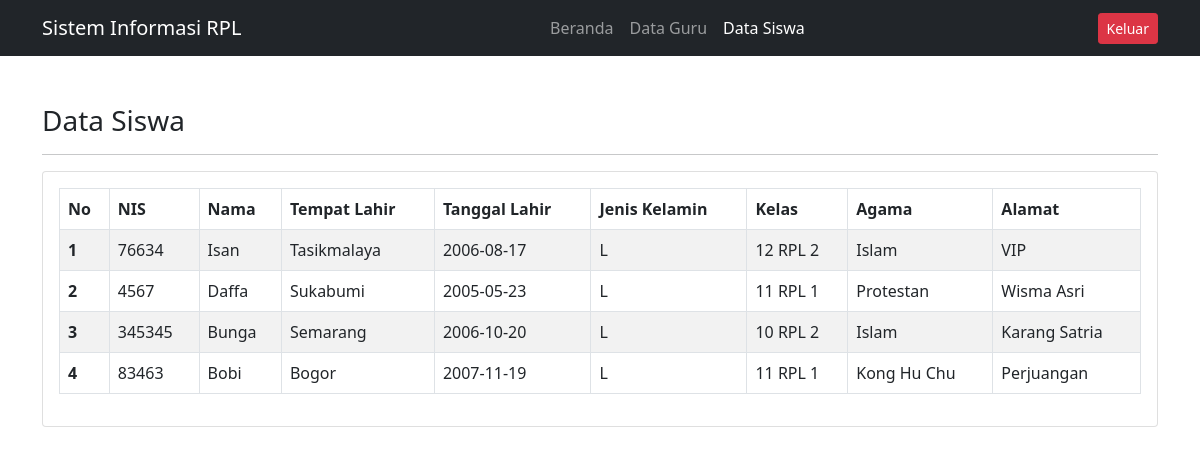
The page /layout/orang_tua/siswa.php (signed in) on the database its author committed.
### tables this page shows
CREATE TABLE `siswa` (
  `id_siswa` int(11) NOT NULL,
  `nis` int(15) NOT NULL,
  `nama` varchar(40) NOT NULL,
  `tempat_lahir` varchar(40) NOT NULL,
  `tgl_lahir` date NOT NULL,
  `jenis_kelamin` set('L','P') NOT NULL,
  `kelas` varchar(12) NOT NULL,
  `agama` varchar(12) NOT NULL,
  `alamat` text NOT NULL
);

### layout/orang_tua/siswa.php (the view, shortened to what this page needs)
<?php
include "../../config.php";
?>
<!DOCTYPE html>
<html lang="en">
<head>
    <link rel="stylesheet" href="../../assets/bootstrap-5.0.2-dist/css/bootstrap.min.css">
    <link rel="stylesheet" href="../../style.css">
</head>
<body>
    <nav class="navbar navbar-dark navbar-expand-lg bg-dark">
        <div class="container">
            <a href="dashboard.php" class="navbar-brand">Sistem Informasi RPL</a>
            <div class="collapse navbar-collapse" id="navItem">
                <ul class="navbar-nav ms-auto me-auto mb-2 mb-lg-0">
                    <li class="nav-item">
                        <a href="dashboard.php" class="nav-link">Beranda</a>
                    </li>
                    <li class="nav-item">
                        <a href="guru.php" class="nav-link">Data Guru</a>
                    </li>
                    <li class="nav-item">
                        <a href="siswa.php" class="nav-link active" aria-current="page">Data Siswa</a>
                    </li>
                </ul>
                <a href="../../logout.php" class="btn btn-sm btn-danger" role="button"
                    onclick="return confirm('Apakah anda yakin ingin keluar dari akun anda?')">Keluar</a>
            </div>
        </div>
    </nav>
    <div class="container">
        <h3 class="mt-5">Data Siswa</h3>
        <hr>
        <div class="card">
            <div class="card-body">
                <table class="table table-striped table-bordered">
                    <thead>
                        <tr>
                            <th>No</th>
                            <th>NIS</th>
                            <th>Nama</th>
                            <th>Tempat Lahir</th>
                            <th>Tanggal Lahir</th>
                            <th>Jenis Kelamin</th>
                            <th>Kelas</th>
                            <th>Agama</th>
                            <th>Alamat</th>
                        </tr>
                    </thead>
                    <tbody>
                        <?php
                        $no = 1;
                        $sql = "SELECT * FROM siswa";
                        $result = mysqli_query($conn, $sql);
                        if ($result->num_rows > 0):
                            while ($row = mysqli_fetch_assoc($result)):
                                ?>
                                <tr>
                                    <th>
                                        <?= $no++ ?>
                                    </th>
                                    <td>
                                        <?= $row['nis'] ?>
                                    </td>
                                    <td>
                                        <?= $row['nama'] ?>
                                    </td>
                                    <td>
                                        <?= $row['tempat_lahir'] ?>
                                    </td>
                                    <td>
                                        <?= $row['tgl_lahir'] ?>
                                    </td>
                                    <td>
                                        <?= $row['jenis_kelamin'] ?>
                                    </td>
                                    <td>
                                        <?= $row['kelas'] ?>
                                    </td>
                                    <td>
                                        <?= $row['agama'] ?>
                                    </td>
                                    <td>
                                        <?= $row['alamat'] ?>
                                    </td>
                                </tr>
                            <?php endwhile;
                        else: ?>
                            <td colspan="9" class="text-center">Data tidak tersedia...</td>
                        <?php endif; ?>
                    </tbody>
                </table>
            </div>
        </div>
    </div>
</body>
</html>

### rows shown on the page
siswa: nis "76634", nama "Isan", tempat_lahir "Tasikmalaya", tgl_lahir "2006-08-17", jenis_kelamin "L", kelas "12 RPL 2", agama "Islam", alamat "VIP"
siswa: nis "4567", nama "Daffa", tempat_lahir "Sukabumi", tgl_lahir "2005-05-23", jenis_kelamin "L", kelas "11 RPL 1", agama "Protestan", alamat "Wisma Asri"
siswa: nis "345345", nama "Bunga", tempat_lahir "Semarang", tgl_lahir "2006-10-20", jenis_kelamin "L", kelas "10 RPL 2", agama "Islam", alamat "Karang Satria"
siswa: nis "83463", nama "Bobi", tempat_lahir "Bogor", tgl_lahir "2007-11-19", jenis_kelamin "L", kelas "11 RPL 1", agama "Kong Hu Chu", alamat "Perjuangan"
